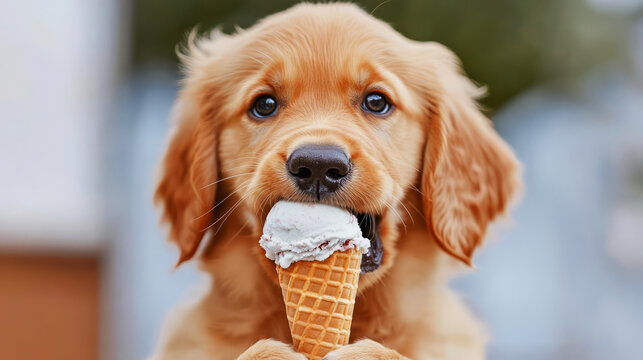
#> input picture DAY12/dog.jpg, 643 x 360 px
$ python task3.py
#> lines starting #> are read from the running program, lines starting #| are printed output that depends on the picture; after the words box and inside, x2 and y2 are one past the last pixel; in counts of white or black regions, pixels touching at a corner belong together
#> further down, img is the input picture: shape (360, 643, 3); mean B, G, R 129.1, 144, 165.1
import cv2
import numpy as np
import matplotlib.pyplot as plt

def bgrToRgb(image):
    rows, columns, channel=image.shape
    rgb=np.zeros_like(image)
    for i in range(rows):
        for j in range(columns):
            blue=image[i][j][0]
            green=image[i][j][1]
            red=image[i][j][2]
            rgb[i][j][0]=red
            rgb[i][j][1]=green
            rgb[i][j][2]=blue
    return rgb

def rgbToGray(image):
    rows, columns, channel=image.shape
#> rows = 360; columns = 643; channel = 3
    gray=np.zeros((rows, columns), dtype=np.uint8)
    for i in range(rows):
        for j in range(columns):
            blue=image[i][j][0]
            green=image[i][j][1]
            red=image[i][j][2]
            grayVal=int(0.114*blue+0.587*green+0.299*red)
            gray[i][j]=grayVal
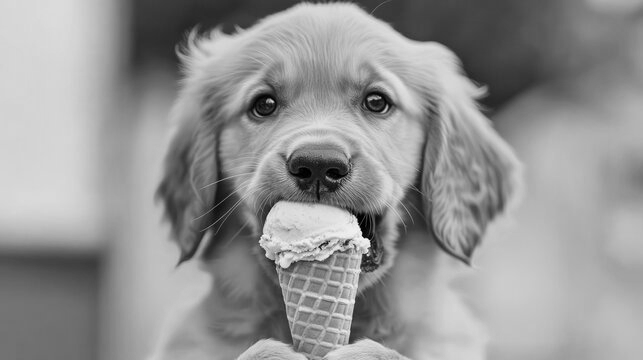
#> gray: shape (360, 643); min 0, max 248, mean 148.1
    return gray

def fastDetector(image, threshold):
#> called with threshold = 10
    rows, columns=image.shape
#> rows = 360; columns = 643
    keypoints=[]
    circle=[(-3, 0), (-3, 1), (-2, 2), (-1, 3),
            (0, 3), (1, 3), (2, 2), (3, 1),
            (3, 0), (3, -1), (2, -2), (1, -3),
            (0, -3), (-1, -3), (-2, -2), (-3, -1)]
    for i in range(3, rows-3):
        for j in range(3, columns-3):
            center=int(image[i][j])
            brighter=[]
            darker=[]
            for dy, dx in circle:
                pixel=int(image[i+dy][j+dx])
                if pixel>center+threshold:
                    brighter.append(1)
                else:
                    brighter.append(0)
                if pixel<center-threshold:
                    darker.append(1)
                else:
                    darker.append(0)
            brightCheck=brighter+brighter[:11]
            darkCheck=darker+darker[:11]

            brightCount=0
            darkCount=0
            cornerCheck=False
            for k in range(len(brightCheck)):
                if brightCheck[k]==1:
                    brightCount+=1
                else:
                    brightCount=0

                if brightCount>=12:
                    cornerCheck=True
                    break
                if darkCheck[k]==1:
                    darkCount+=1
                else:
                    darkCount=0

                if darkCount>=12:
                    cornerCheck=True
                    break
            if cornerCheck:
                keypoints.append((j, i))
#> after the loop, keypoints = 3106 pairs, first value 175 to 499, second value 3 to 356
    return keypoints

def drawKeypoints(image, keypoints):
    result=image.copy()
    for x, y in keypoints:
        for i in range(max(0, y-3), min(result.shape[0], y+4)):
            for j in range(max(0, x-3), min(result.shape[1], x+4)):
                result[i][j]=[0, 0, 255]
    return result


img=cv2.imread("dog.jpg")
if img is None:
    print("No image....")
    exit()

gray=rgbToGray(img)
kp10=fastDetector(gray, 10)
#> kp10 has the same summary as keypoints in fastDetector
kp30=fastDetector(gray, 30)
#> kp30 = 354 pairs, first value 176 to 467, second value 53 to 348
kp50=fastDetector(gray, 50)
#> kp50 = 95 pairs, first value 209 to 388, second value 97 to 269

img10=drawKeypoints(img, kp10)
#> the loop in drawKeypoints, `for x, y in keypoints:` made 3106 passes
#> (x, y) on passes 1 to 3: (382, 3), (380, 4), (379, 5)
#> after the loop in drawKeypoints, `for x, y in keypoints:`:
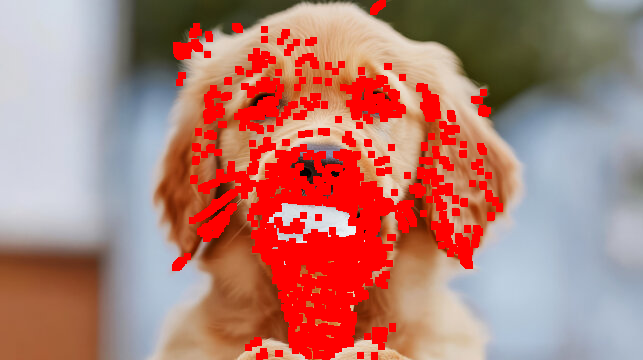
#> result: shape (360, 643, 3); 15.96% of pixels changed, all inside (x1, y1, x2, y2) = (172, 0, 503, 360)
img30=drawKeypoints(img, kp30)
#> the loop in drawKeypoints (call 2), `for x, y in keypoints:` made 354 passes
#> (x, y) on passes 1 to 3: (178, 53), (370, 86), (378, 97)
#> after the loop in drawKeypoints (call 2), `for x, y in keypoints:`:
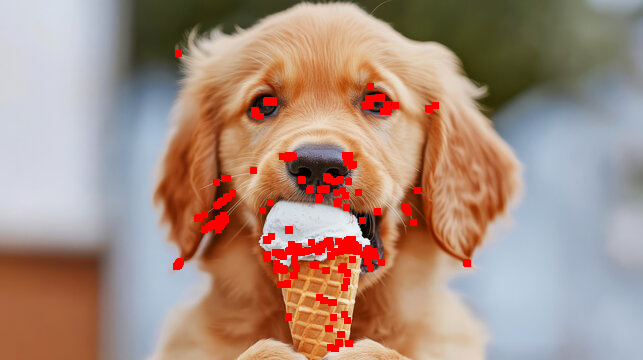
#> result: shape (360, 643, 3); 2.96% of pixels changed, all inside (x1, y1, x2, y2) = (173, 50, 471, 352)
img50=drawKeypoints(img, kp50)
#> the loop in drawKeypoints (call 3), `for x, y in keypoints:` made 95 passes
#> (x, y) on passes 1 to 12: (378, 97), (379, 97), (380, 97), (368, 98), (369, 98), (378, 98), (379, 98), (380, 98), (368, 99), (369, 99), (370, 99), (267, 100)
#> after the loop in drawKeypoints (call 3), `for x, y in keypoints:`:
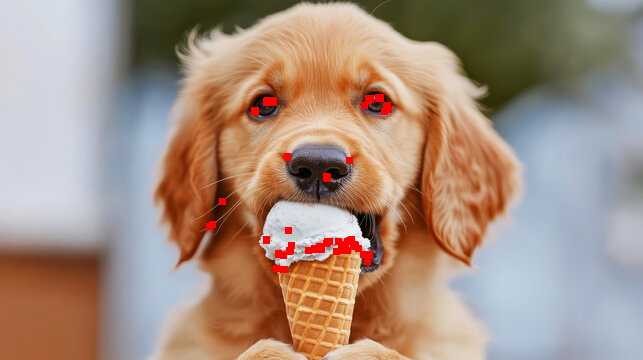
#> result: shape (360, 643, 3); 0.86% of pixels changed, all inside (x1, y1, x2, y2) = (206, 94, 392, 273)

rgb10=bgrToRgb(img10)
#> after the loop in bgrToRgb, `for i in range(rows):`:
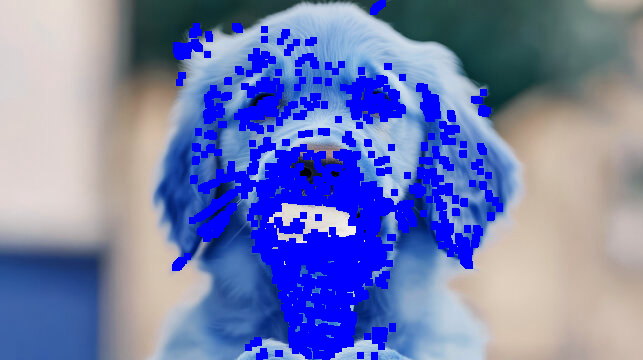
#> rgb: shape (360, 643, 3); mean B, G, R 178.8, 124.7, 115.2
rgb30=bgrToRgb(img30)
#> after the loop in bgrToRgb (call 2), `for i in range(rows):`:
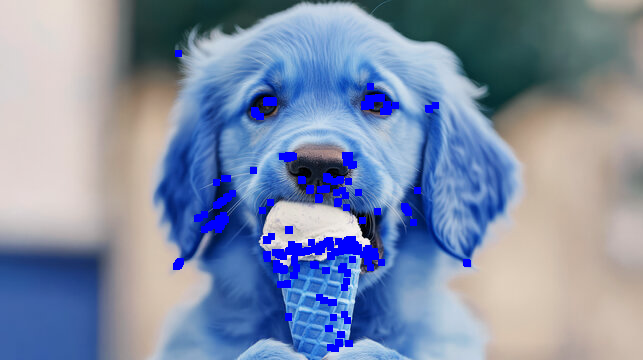
#> rgb: shape (360, 643, 3); mean B, G, R 168.3, 140.8, 126.6
rgb50=bgrToRgb(img50)
#> after the loop in bgrToRgb (call 3), `for i in range(rows):`:
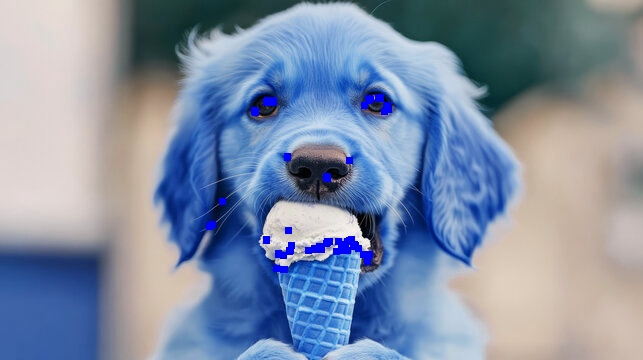
#> rgb: shape (360, 643, 3); mean B, G, R 166.1, 143, 128.2

plt.figure(figsize=(15, 5))
plt.subplot(1, 3, 1)
plt.imshow(rgb10)
plt.title("FAST: Threshold=10")
plt.axis("off")

plt.subplot(1, 3, 2)
plt.imshow(rgb30)
plt.title("FAST: Threshold=30")
plt.axis("off")

plt.subplot(1, 3, 3)
plt.imshow(rgb50)
plt.title("FAST: Threshold=50")
plt.axis("off")
plt.show()
#> figure, not shown here; B, G, R data is drawn as R, G, B

#lower threshold detects more keypoints and higher threshold
#detects fewer but stronger keypoints. fast checsks intensity
#changes around circular neighborhood and fast is fatser than methods
#that calculate complex cprner responses
#strong intensity changes around circle are detected as corners
